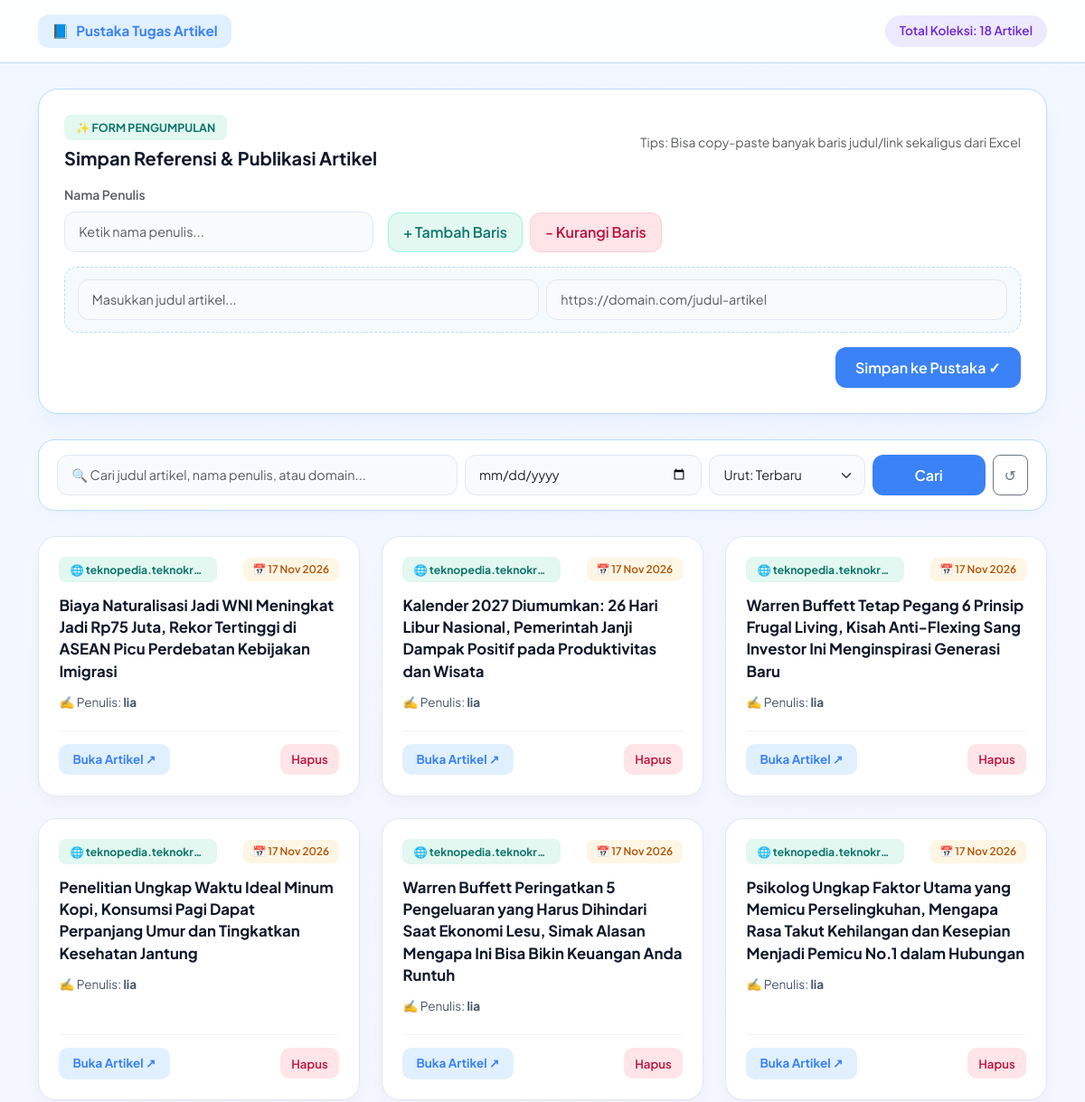
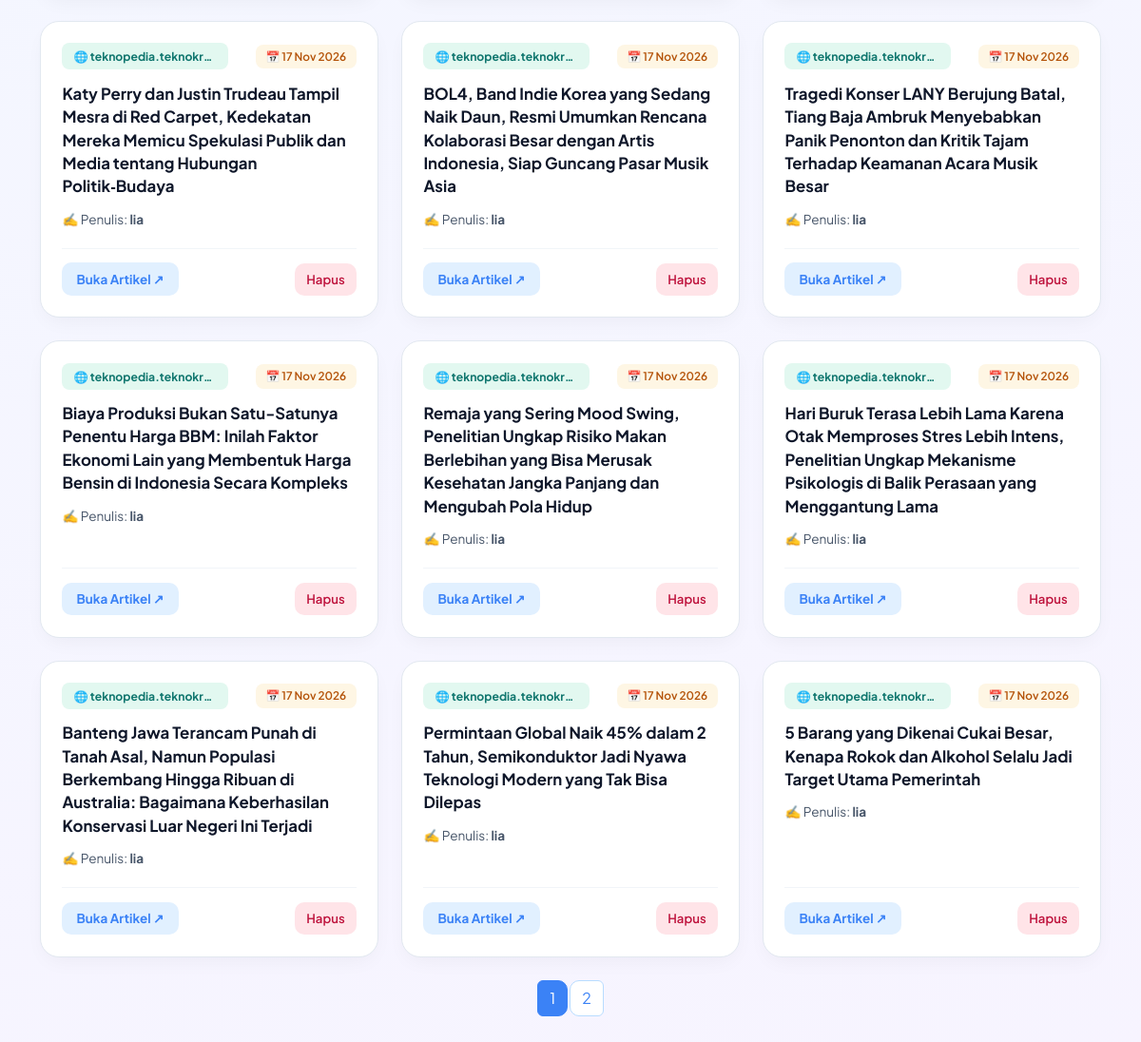
The page / on the database its author committed (2 pictures, top to bottom).
### tables this page shows
CREATE TABLE `pengumpulan` (
  `id` int(11) NOT NULL,
  `nama` varchar(100) NOT NULL,
  `judul` varchar(255) NOT NULL,
  `link` text NOT NULL,
  `tanggal` timestamp NULL DEFAULT current_timestamp()
);

### koneksi.php (called while the page is built, shortened)
<?php
$host = "localhost";
$user = "root";
$pass = "";
$db   = "tugas_pkl";
$conn = new mysqli($host, $user, $pass, $db);
$search         = $_GET['search'] ?? '';
$filter_tanggal = $_GET['filter_tanggal'] ?? '';
$sort           = $_GET['sort'] ?? 'tanggal_desc';
$page           = isset($_GET['page']) ? max(1, intval($_GET['page'])) : 1;
$limit          = 15;
$offset         = ($page - 1) * $limit;
$where = [];
$whereSql = count($where) > 0 ? "WHERE " . implode(" AND ", $where) : "";
$orderBy = "ORDER BY tanggal DESC";
$totalResult = $conn->query("SELECT COUNT(*) AS jml FROM pengumpulan $whereSql");
$totalRows   = $totalResult->fetch_assoc()['jml'] ?? 0;
$totalPages  = max(1, ceil($totalRows / $limit));
$sql    = "SELECT * FROM pengumpulan $whereSql $orderBy LIMIT $limit OFFSET $offset";
$result = $conn->query($sql);
function getDomain($url) {
    $host = parse_url($url, PHP_URL_HOST);
    return $host ? preg_replace('/^www\./', '', $host) : 'tautan-web';
}
?>

### index.php (the view, shortened to what this page needs)
<?php require_once 'config/koneksi.php'; ?>
<!DOCTYPE html>
<html lang="id">
<head>
    <link href="https://cdn.jsdelivr.net/npm/bootstrap@5.3.2/dist/css/bootstrap.min.css" rel="stylesheet">
    <link rel="stylesheet" href="css/style.css">
</head>
<body>
    <nav class="top-navbar">
        <div class="container d-flex flex-wrap justify-content-between align-items-center gap-2">
            <div class="brand-pill">
                <span>📘</span>
                <span>Pustaka Tugas Artikel</span>
            </div>
            <div class="d-flex align-items-center gap-2">
                <span class="stat-chip">Total Koleksi: <?= $totalRows ?> Artikel</span>
            </div>
        </div>
    </nav>
    <div class="container pb-5">
        <section class="hero-panel">
            <div class="d-flex flex-wrap justify-content-between align-items-center mb-3 gap-2">
                <div>
                    <span class="section-badge">✨ FORM PENGUMPULAN</span>
                    <h5 class="fw-bold mb-0">Simpan Referensi & Publikasi Artikel</h5>
                </div>
                <small class="text-muted">Tips: Bisa copy-paste banyak baris judul/link sekaligus dari Excel</small>
            </div>
            <form method="POST" action="index.php" id="formKumpul">
                <div class="row g-3 mb-3">
                    <div class="col-md-4">
                        <label class="form-label small fw-semibold text-muted">Nama Penulis</label>
                        <input type="text" name="nama" class="form-control" placeholder="Ketik nama penulis..." required>
                    </div>
                    <div class="col-md-8 d-flex align-items-end gap-2">
                        <button type="button" class="btn btn-mint-soft" onclick="tambahArtikel()">+ Tambah Baris</button>
                        <button type="button" class="btn btn-peach-soft" onclick="kurangiArtikel()">- Kurangi Baris</button>
                    </div>
                </div>
                <div id="artikelContainer">
                    <div class="artikel-item">
                        <div class="row g-2">
                            <div class="col-md-6">
                                <input type="text" name="judul[]" class="form-control judulInput" placeholder="Masukkan judul artikel..." required>
                            </div>
                            <div class="col-md-6">
                                <input type="url" name="link[]" class="form-control linkInput" placeholder="https://domain.com/judul-artikel" required>
                            </div>
                        </div>
                    </div>
                </div>
                <div class="d-flex justify-content-end mt-3">
                    <button type="submit" name="kumpul" class="btn btn-blue-soft">
                        Simpan ke Pustaka ✓
                    </button>
                </div>
            </form>
        </section>
        <section class="filter-bar">
            <form method="GET" action="index.php" class="row g-2 align-items-center">
                <div class="col-lg-5 col-md-12">
                    <input type="text" name="search" value="<?= htmlspecialchars($search) ?>" class="form-control" placeholder="🔍 Cari judul artikel, nama penulis, atau domain...">
                </div>
                <div class="col-lg-3 col-md-5">
                    <input type="date" name="filter_tanggal" value="<?= htmlspecialchars($filter_tanggal) ?>" class="form-control">
                </div>
                <div class="col-lg-2 col-md-4">
                    <select name="sort" class="form-select">
                        <option value="tanggal_desc" <?= $sort === 'tanggal_desc' ? 'selected' : '' ?>>Urut: Terbaru</option>
                    </select>
                </div>
                <div class="col-lg-2 col-md-3 d-flex gap-2">
                    <button type="submit" class="btn btn-blue-soft w-100">Cari</button>
                    <a href="index.php" class="btn btn-outline-secondary rounded-3 d-flex align-items-center" title="Reset">↺</a>
                </div>
            </form>
        </section>
        <section>
            <?php if ($result && $result->num_rows > 0): ?>
                <div class="row g-4">
                    <?php $no = $offset + 1; while ($row = $result->fetch_assoc()): ?>
                        <div class="col-lg-4 col-md-6">
                            <div class="article-card">
                                <div>
                                    <div class="card-meta-top">
                                        <span class="domain-tag" title="<?= htmlspecialchars(getDomain($row['link'])) ?>">
                                            🌐 <?= htmlspecialchars(getDomain($row['link'])) ?>
                                        </span>
                                        <span class="date-tag">
                                            📅 <?= date('d M Y', strtotime($row['tanggal'])) ?>
                                        </span>
                                    </div>
                                    <h6 class="article-card-title">
                                        <?= htmlspecialchars($row['judul']) ?>
                                    </h6>
                                    <div class="author-tag">
                                        ✍️ Penulis: <strong><?= htmlspecialchars($row['nama']) ?></strong>
                                    </div>
                                </div>
                                <div class="card-actions">
                                    <a href="<?= htmlspecialchars($row['link']) ?>" target="_blank" rel="noopener noreferrer" class="btn-read">
                                        Buka Artikel ↗
                                    </a>
                                    <button type="button" class="btn-del-icon" onclick="konfirmasiHapus(<?= $row['id'] ?>)">
                                        Hapus
                                    </button>
                                </div>
                            </div>
                        </div>
                    <?php endwhile; ?>
                </div>
            <?php endif; ?>
            <?php if ($totalPages > 1): ?>
                <div class="mt-4 d-flex justify-content-center">
                    <nav>
                        <ul class="pagination">
                            <?php for ($p = 1; $p <= $totalPages; $p++): ?>
                                <li class="page-item <?= $p == $page ? 'active' : '' ?>">
                                    <a class="page-link" href="?page=<?= $p ?>&search=<?= urlencode($search) ?>&filter_tanggal=<?= urlencode($filter_tanggal) ?>&sort=<?= urlencode($sort) ?>">
                                        <?= $p ?>
                                    </a>
                                </li>
                            <?php endfor; ?>
                        </ul>
                    </nav>
                </div>
            <?php endif; ?>
        </section>
    </div>
</body>
</html>

### rows shown on the page
pengumpulan: link "teknopedia.teknokr…", tanggal "17 Nov 2026", judul "Biaya Naturalisasi Jadi WNI Meningkat Jadi Rp75 Juta, Rekor Tertinggi di ASEAN Picu Perdebatan Kebijakan Imigrasi", nama "lia"
pengumpulan: link "teknopedia.teknokr…", tanggal "17 Nov 2026", judul "Kalender 2027 Diumumkan: 26 Hari Libur Nasional, Pemerintah Janji Dampak Positif pada Produktivitas dan Wisata", nama "lia"
pengumpulan: link "teknopedia.teknokr…", tanggal "17 Nov 2026", judul "Warren Buffett Tetap Pegang 6 Prinsip Frugal Living, Kisah Anti-Flexing Sang Investor Ini Menginspirasi Generasi Baru", nama "lia"
pengumpulan: link "teknopedia.teknokr…", tanggal "17 Nov 2026", judul "Penelitian Ungkap Waktu Ideal Minum Kopi, Konsumsi Pagi Dapat Perpanjang Umur dan Tingkatkan Kesehatan Jantung", nama "lia"
pengumpulan: link "teknopedia.teknokr…", tanggal "17 Nov 2026", judul "Warren Buffett Peringatkan 5 Pengeluaran yang Harus Dihindari Saat Ekonomi Lesu, Simak Alasan Mengapa Ini Bisa Bikin Keuangan Anda Runtuh", nama "lia"
pengumpulan: link "teknopedia.teknokr…", tanggal "17 Nov 2026", judul "Psikolog Ungkap Faktor Utama yang Memicu Perselingkuhan, Mengapa Rasa Takut Kehilangan dan Kesepian Menjadi Pemicu No.1 dalam Hubungan", nama "lia"
pengumpulan: link "teknopedia.teknokr…", tanggal "17 Nov 2026", judul "Katy Perry dan Justin Trudeau Tampil Mesra di Red Carpet, Kedekatan Mereka Memicu Spekulasi Publik dan Media tentang Hubungan Politik‑Budaya", nama "lia"
pengumpulan: link "teknopedia.teknokr…", tanggal "17 Nov 2026", judul "BOL4, Band Indie Korea yang Sedang Naik Daun, Resmi Umumkan Rencana Kolaborasi Besar dengan Artis Indonesia, Siap Guncang Pasar Musik Asia", nama "lia"
pengumpulan: link "teknopedia.teknokr…", tanggal "17 Nov 2026", judul "Tragedi Konser LANY Berujung Batal, Tiang Baja Ambruk Menyebabkan Panik Penonton dan Kritik Tajam Terhadap Keamanan Acara Musik Besar", nama "lia"
pengumpulan: link "teknopedia.teknokr…", tanggal "17 Nov 2026", judul "Biaya Produksi Bukan Satu-Satunya Penentu Harga BBM: Inilah Faktor Ekonomi Lain yang Membentuk Harga Bensin di Indonesia Secara Kompleks", nama "lia"
pengumpulan: link "teknopedia.teknokr…", tanggal "17 Nov 2026", judul "Remaja yang Sering Mood Swing, Penelitian Ungkap Risiko Makan Berlebihan yang Bisa Merusak Kesehatan Jangka Panjang dan Mengubah Pola Hidup", nama "lia"
pengumpulan: link "teknopedia.teknokr…", tanggal "17 Nov 2026", judul "Hari Buruk Terasa Lebih Lama Karena Otak Memproses Stres Lebih Intens, Penelitian Ungkap Mekanisme Psikologis di Balik Perasaan yang Menggantung Lama", nama "lia"
pengumpulan: link "teknopedia.teknokr…", tanggal "17 Nov 2026", judul "Banteng Jawa Terancam Punah di Tanah Asal, Namun Populasi Berkembang Hingga Ribuan di Australia: Bagaimana Keberhasilan Konservasi Luar Negeri Ini Terjadi", nama "lia"
pengumpulan: link "teknopedia.teknokr…", tanggal "17 Nov 2026", judul "Permintaan Global Naik 45% dalam 2 Tahun, Semikonduktor Jadi Nyawa Teknologi Modern yang Tak Bisa Dilepas", nama "lia"
pengumpulan: link "teknopedia.teknokr…", tanggal "17 Nov 2026", judul "5 Barang yang Dikenai Cukai Besar, Kenapa Rokok dan Alkohol Selalu Jadi Target Utama Pemerintah", nama "lia"

### other values the page prints
$totalRows "18"
